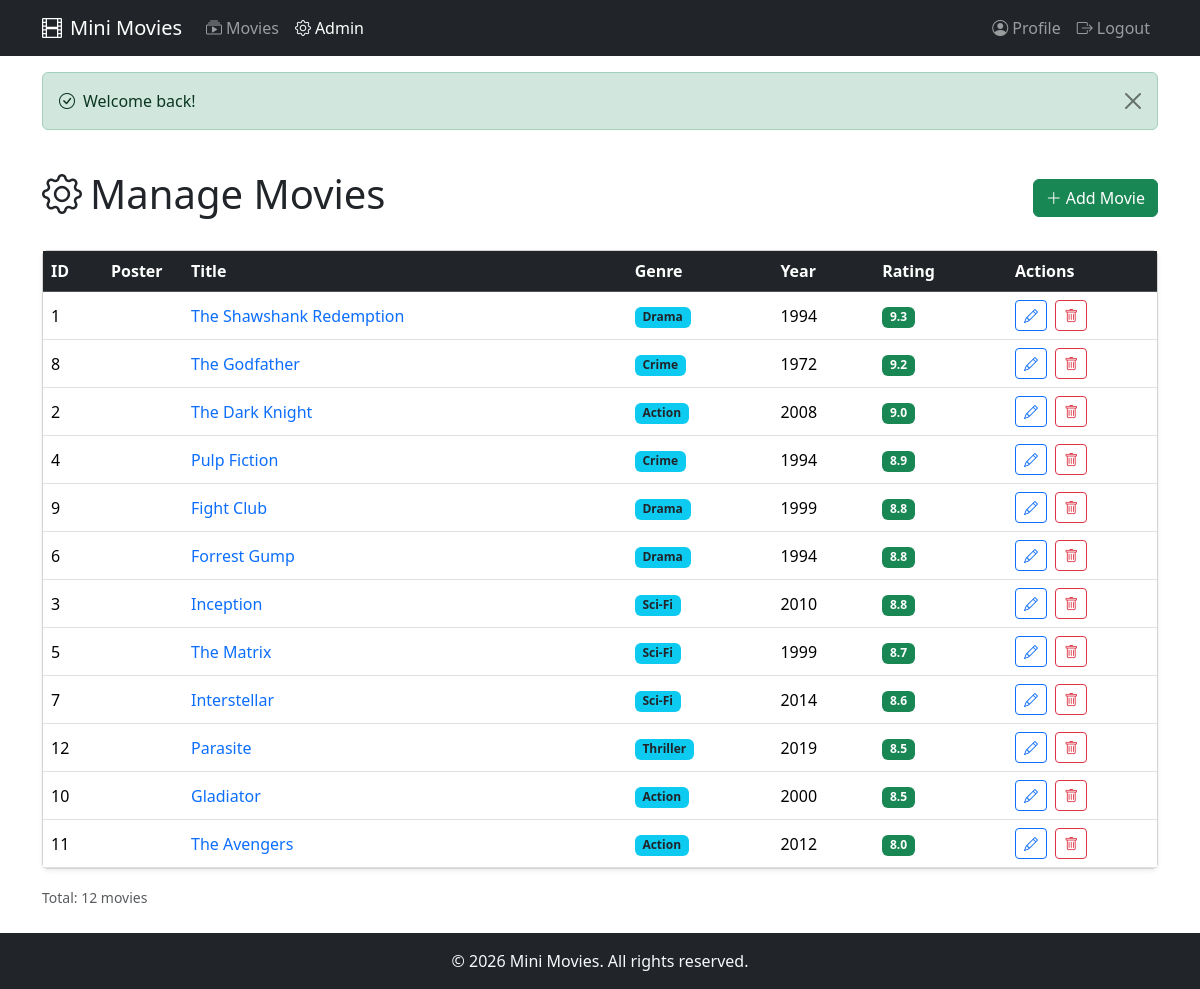
The page /admin/movies (signed in) on the database its author committed.
### tables this page shows
CREATE TABLE IF NOT EXISTS movies (
    id INT UNSIGNED AUTO_INCREMENT PRIMARY KEY,
    title VARCHAR(255) NOT NULL,
    description TEXT,
    release_year SMALLINT UNSIGNED,
    rating DECIMAL(3,1) DEFAULT 0.0,
    genre VARCHAR(50),
    poster_url VARCHAR(500),
    created_at TIMESTAMP DEFAULT CURRENT_TIMESTAMP,
    updated_at TIMESTAMP DEFAULT CURRENT_TIMESTAMP ON UPDATE CURRENT_TIMESTAMP,
    
    INDEX idx_movies_title (title),
    INDEX idx_movies_genre (genre),
    INDEX idx_movies_release_year (release_year),
    INDEX idx_movies_rating (rating)
);

### src/Helpers/functions.php (called while the page is built, shortened)
<?php
function db(): PDO
{
    static $pdo = null;
    if ($pdo === null) {
        $config = require __DIR__ . '/../../config/database.php';
        $driver = $config['driver'];
        if ($driver === 'mysql') {
            $dsn = sprintf(
                'mysql:host=%s;port=%d;dbname=%s;charset=%s',
                $config['mysql']['host'],
                $config['mysql']['port'],
                $config['mysql']['database'],
                $config['mysql']['charset']
            );
            $pdo = new PDO($dsn, $config['mysql']['username'], $config['mysql']['password'], $config['options']);
        } else {
            $dsn = 'sqlite:' . $config['sqlite']['path'];
            $pdo = new PDO($dsn, null, null, $config['options']);
        }
    }
    return $pdo;
}
function h(?string $string): string
{
    return htmlspecialchars($string ?? '', ENT_QUOTES, 'UTF-8');
}
function view(string $template, array $data = []): void
{
    extract($data);
    require __DIR__ . '/../Views/' . $template . '.php';
    require __DIR__ . '/../Views/layouts/main.php';
}

### public/index.php (called while the page is built, shortened)
<?php
require_once __DIR__ . '/../src/Helpers/functions.php';
$method = $_SERVER['REQUEST_METHOD'];
$path = parse_url($_SERVER['REQUEST_URI'] ?? '/', PHP_URL_PATH);
$path = $path !== '/' ? rtrim($path, '/') : '/';
try {
    match (true) {
        $path === '/' => redirect('/movies'),
        $path === '/register' && $method === 'GET' => require __DIR__ . '/../src/Controllers/AuthController.php',
        $path === '/register' && $method === 'POST' => require __DIR__ . '/../src/Controllers/AuthController.php',
        $path === '/login' && $method === 'GET' => require __DIR__ . '/../src/Controllers/AuthController.php',
        $path === '/login' && $method === 'POST' => require __DIR__ . '/../src/Controllers/AuthController.php',
        $path === '/logout' && $method === 'POST' => require __DIR__ . '/../src/Controllers/AuthController.php',
        $path === '/profile' && $method === 'GET' => require __DIR__ . '/../src/Controllers/ProfileController.php',
        $path === '/profile/edit' && $method === 'GET' => require __DIR__ . '/../src/Controllers/ProfileController.php',
        $path === '/profile/edit' && $method === 'POST' => require __DIR__ . '/../src/Controllers/ProfileController.php',
        $path === '/movies' && $method === 'GET' => require __DIR__ . '/../src/Controllers/MovieController.php',
        preg_match('#^/movies/(\d+)$#', $path) === 1 => require __DIR__ . '/../src/Controllers/MovieController.php',
        preg_match('#^/movies/(\d+)/favorite$#', $path) === 1 && $method === 'POST'
            => require __DIR__ . '/../src/Controllers/FavoriteController.php',
        preg_match('#^/movies/(\d+)/unfavorite$#', $path) === 1 && $method === 'POST'
            => require __DIR__ . '/../src/Controllers/FavoriteController.php',
        str_starts_with($path, '/admin') => require __DIR__ . '/../src/Controllers/AdminController.php',
        default => require __DIR__ . '/../src/Views/errors/404.php',
    };
} catch (Throwable $e) {
    error_log($e->getMessage());
    http_response_code(500);
    require __DIR__ . '/../src/Views/errors/500.php';
}

### src/Models/Movie.php (called while the page is built, shortened)
<?php
require_once __DIR__ . '/Model.php';
class Movie extends Model
{
    public static function all(array $filters = []): array
    {
        $where = [];
        $params = [];
        $whereClause = !empty($where) ? 'WHERE ' . implode(' AND ', $where) : '';
        $orderBy = match ($filters['sort'] ?? 'rating_desc') {
            'year_desc' => 'release_year DESC',
            'title_asc' => 'title ASC',
            default => 'rating DESC',
        };
        $perPage = $filters['per_page'] ?? self::DEFAULT_PER_PAGE;
        $page = max(1, $filters['page'] ?? 1);
        $offset = ($page - 1) * $perPage;
        $sql = "SELECT m.* FROM movies m {$whereClause} ORDER BY {$orderBy} LIMIT :limit OFFSET :offset";
        $stmt = self::db()->prepare($sql);
        $stmt->bindValue('limit', $perPage, PDO::PARAM_INT);
        $stmt->bindValue('offset', $offset, PDO::PARAM_INT);
        $stmt->execute();
        $movies = $stmt->fetchAll();
        return $movies;
    }
}

### src/Models/Model.php (called while the page is built, shortened)
<?php
abstract class Model
{
    protected static function db(): PDO
    {
        return db();
    }
}

### src/Views/admin/movies/index.php (the view, shortened to what this page needs)
<?php
$movies = $movies ?? [];
?>
<div class="d-flex justify-content-between align-items-center mb-4">
    <h1>
        <i class="bi bi-gear me-2"></i>Manage Movies
    </h1>
    <a href="/admin/movies/create" class="btn btn-success">
        <i class="bi bi-plus-lg me-1"></i>Add Movie
    </a>
</div>
<?php if (empty($movies)) : ?>
<div class="alert alert-info">
    <i class="bi bi-info-circle me-2"></i>No movies found. Add your first movie!
</div>
<?php else : ?>
<div class="card shadow-sm">
    <div class="table-responsive">
        <table class="table table-hover mb-0">
            <thead class="table-dark">
                <tr>
                    <th style="width: 60px;">ID</th>
                    <th style="width: 80px;">Poster</th>
                    <th>Title</th>
                    <th>Genre</th>
                    <th>Year</th>
                    <th>Rating</th>
                    <th style="width: 150px;">Actions</th>
                </tr>
            </thead>
            <tbody>
                <?php foreach ($movies as $movie) : ?>
                <tr>
                    <td class="align-middle"><?= (int)$movie['id'] ?></td>
                    <td class="align-middle">
                    </td>
                    <td class="align-middle">
                        <a href="/movies/<?= (int)$movie['id'] ?>" class="text-decoration-none">
                            <?= h($movie['title']) ?>
                        </a>
                    </td>
                    <td class="align-middle">
                        <span class="badge bg-info text-dark"><?= h($movie['genre']) ?></span>
                    </td>
                    <td class="align-middle"><?= (int)$movie['release_year'] ?></td>
                    <td class="align-middle">
                        <?php
                        $ratingClass = 'bg-secondary';
                        if ($movie['rating'] >= 7) {
                            $ratingClass = 'bg-success';
                        } elseif ($movie['rating'] >= 5) {
                            $ratingClass = 'bg-warning text-dark';
                        } elseif ($movie['rating'] > 0) {
                            $ratingClass = 'bg-danger';
                        }
                        ?>
                        <span class="badge <?= $ratingClass ?>">
                            <?= number_format((float)$movie['rating'], 1) ?>
                        </span>
                    </td>
                    <td class="align-middle">
                        <a href="/admin/movies/<?= (int)$movie['id'] ?>/edit" class="btn btn-sm btn-outline-primary me-1" title="Edit">
                            <i class="bi bi-pencil"></i>
                        </a>
                        <form
                            action="/admin/movies/<?= (int)$movie['id'] ?>/delete"
                            method="POST"
                            class="d-inline"
                            onsubmit="return confirm('Are you sure?');"
                        >
                            <button type="submit" class="btn btn-sm btn-outline-danger" title="Delete">
                                <i class="bi bi-trash"></i>
                            </button>
                        </form>
                    </td>
                </tr>
                <?php endforeach; ?>
            </tbody>
        </table>
    </div>
</div>
<div class="mt-3 text-muted">
    <small>Total: <?= count($movies) ?> movie<?= count($movies) !== 1 ? 's' : '' ?></small>
</div>
<?php endif; ?>

### src/Views/layouts/main.php (style rules this page uses)
body { min-height: 100vh; display: flex; flex-direction: column; }

### rows shown on the page
movies: id "1", title "The Shawshank Redemption", genre "Drama", release_year "1994", rating "9.3"
movies: id "8", title "The Godfather", genre "Crime", release_year "1972", rating "9.2"
movies: id "2", title "The Dark Knight", genre "Action", release_year "2008", rating "9.0"
movies: id "4", title "Pulp Fiction", genre "Crime", release_year "1994", rating "8.9"
movies: id "9", title "Fight Club", genre "Drama", release_year "1999", rating "8.8"
movies: id "6", title "Forrest Gump", genre "Drama", release_year "1994", rating "8.8"
movies: id "3", title "Inception", genre "Sci-Fi", release_year "2010", rating "8.8"
movies: id "5", title "The Matrix", genre "Sci-Fi", release_year "1999", rating "8.7"
movies: id "7", title "Interstellar", genre "Sci-Fi", release_year "2014", rating "8.6"
movies: id "12", title "Parasite", genre "Thriller", release_year "2019", rating "8.5"
movies: id "10", title "Gladiator", genre "Action", release_year "2000", rating "8.5"
movies: id "11", title "The Avengers", genre "Action", release_year "2012", rating "8.0"

### other values the page prints
$flash['success'] "Welcome back!"
count($movies) "12"
